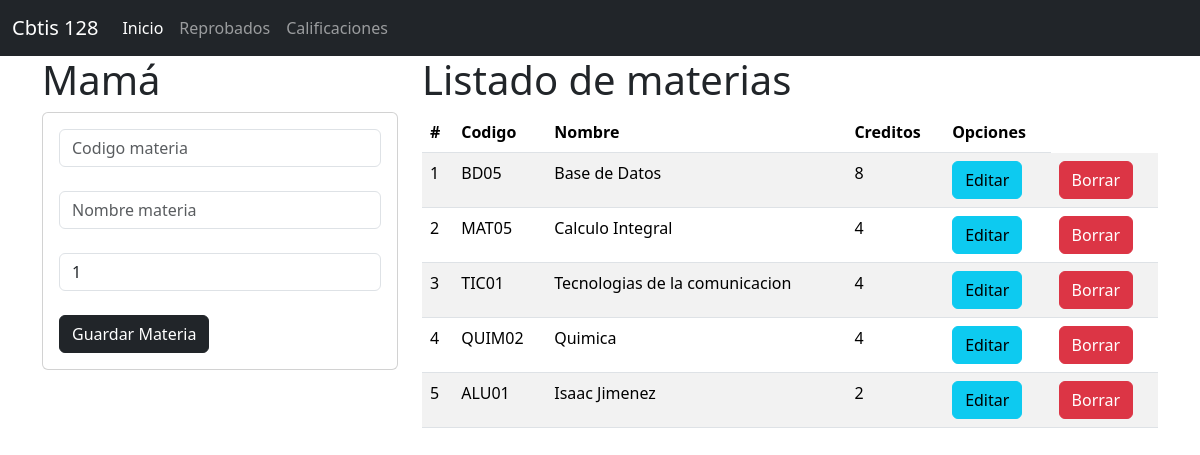
The page / on the database its author committed.
### materia_app/models.py (models this page shows, shortened)
class Materia(models.Model):
    codigo=models.CharField(primary_key=True,max_length=6)
    nombre=models.CharField(max_length=100)
    creditos=models.PositiveSmallIntegerField()

### materia_app/views.py (the view)
# urls.py: path('', views.inicio_vista, name="inicio_vista"),
def inicio_vista(request):
    lasmaterias=Materia.objects.all()
    return render(request,"gestionarMateria.html",{"mismaterias":lasmaterias})

### materia_app/templates/gestionarMateria.html
    {% extends "base.html" %}
    {% block body %}
    <div class="row">
    <div class="col-sm-12 col-md-4 col-lg-4 col-xl-4">
    <h1>Mamá</h1>
    <div class="card">
    <div class="card-body">
    <form action="registrarMateria/" method="POST"> {% csrf_token %}
        <div class="from-group">
            <input type="text" id="txtcodigo" name="txtcodigo" class="form-control"
            placeholder="Codigo materia" minlenght="1" maxlenght="6" required><br>
        </div>
        <div class="from-group ">
            <input type="text" id="txtmateria" name="txtmateria" class="form-control"
            placeholder="Nombre materia" minlenght="1" maxlenght="100" required><br>
        </div>
        <div class="from-group">
            <input type="text" id="numcreditos" name="numcreditos" class="form-control"
            min="1" max="9" value="1" required><br>
        </div>
        <div class="from-group ">
            <button type="submit" class="btn btn-dark">Guardar Materia</button>
        </div>
    </form>
    </div>
    </div>
    </div>
    <div class="col-sm-12 col-md-8 col-lg-8 col-xl-8">
    <h1>Listado de materias</h1>
    <table class="table table-striped">
    <thead>
    <tr>
        <th scope="col">#</th>
        <th scope="col">Codigo</th>
        <th scope="col">Nombre</th>
        <th scope="col">Creditos</th>
        <th> Opciones</th>
    </tr>
    </thead>
    <tbody>
    {% for m in mismaterias %}
        <tr>
            <td>{{forloop.counter}} </td>
            <td>{{m.codigo}}</td>
            <td>{{m.nombre}}</td>
            <td>{{m.creditos}}</td>
            <td><a href="seleccionarMateria/{{m.codigo}}" class="btn btn-info" >Editar</a></td>
            <td><a href="borrarMateria/{{m.codigo}}" class="btn btn-danger">Borrar</a></td>
        </tr>
    {% endfor %}
    </tbody>
    </table>
    </div>
    </div>
    {% endblock  %}

### materia_app/templates/base.html (shortened to what this page needs)
<!doctype html>
<html lang="es">
    <head>
        <link href="https://cdn.jsdelivr.net/npm/bootstrap@5.3.3/dist/css/bootstrap.min.css"
        rel="stylesheet">
    </head>
    <body>
        <nav class="navbar navbar-expand-lg bg-dark "data-bs-theme="dark">
            <div class="container-fluid">
                <a class="navbar-brand" href="#">Cbtis 128</a>
                <div class="collapse navbar-collapse" id="navbarNav">
                <ul class="navbar-nav">
                    <li class="nav-item">
                    <a class="nav-link active" aria-current="page" href="#">Inicio</a>
                    </li>
                    <li class="nav-item">
                    <a class="nav-link" href="#">Reprobados</a>
                    </li>
                    <li class="nav-item">
                    <a class="nav-link" href="#">Calificaciones</a>
                    </li>
                </ul>
                </div>
            </div>
            </nav>
        <div class="container">
            {% block body %}
            {% endblock  %}
        </div>
    </body>
</html>

### rows shown on the page
Materia: codigo "BD05", nombre "Base de Datos", creditos "8"
Materia: codigo "MAT05", nombre "Calculo Integral", creditos "4"
Materia: codigo "TIC01", nombre "Tecnologias de la comunicacion", creditos "4"
Materia: codigo "QUIM02", nombre "Quimica", creditos "4"
Materia: codigo "ALU01", nombre "Isaac Jimenez", creditos "2"
